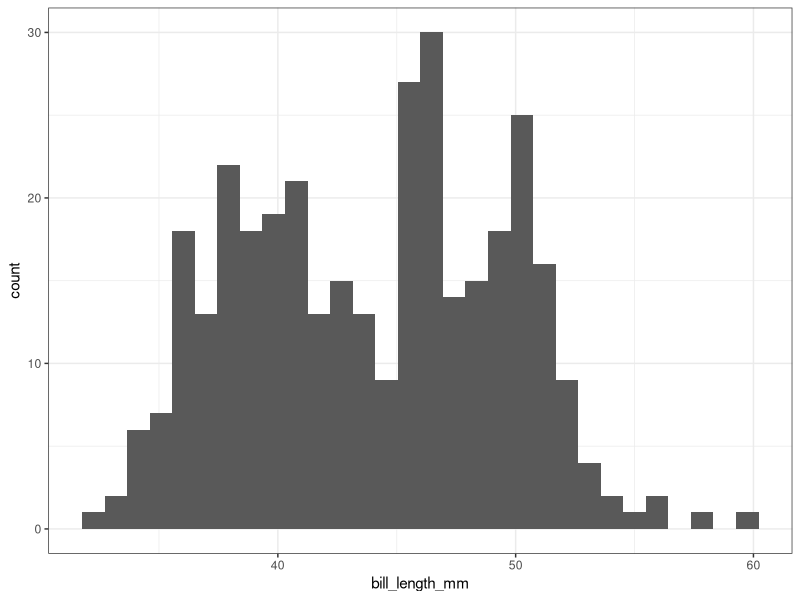
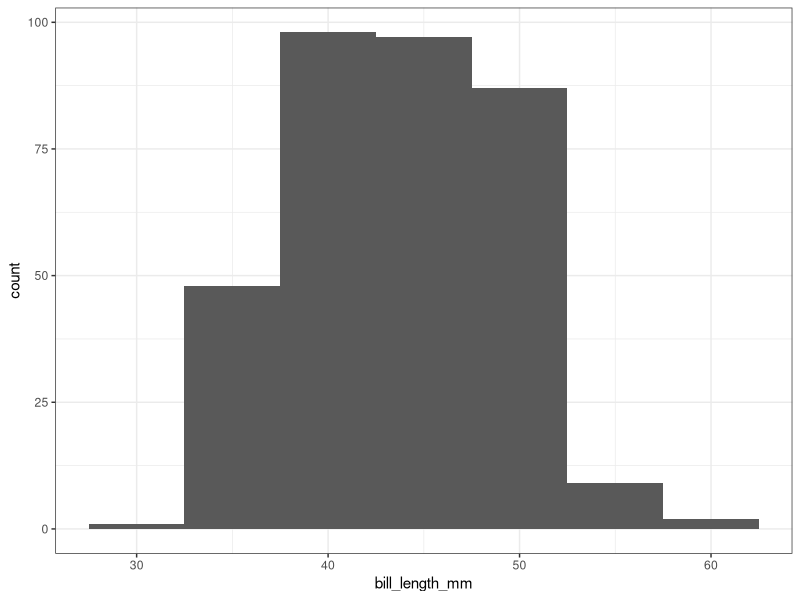
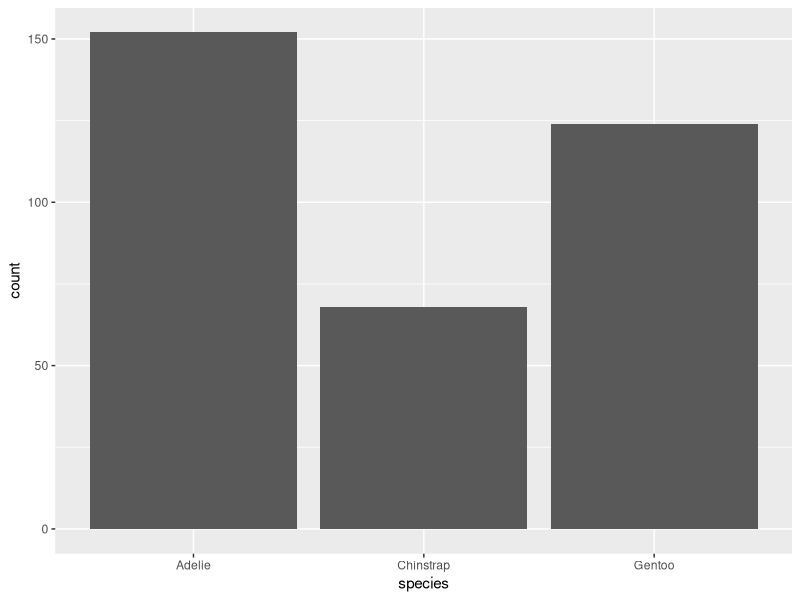
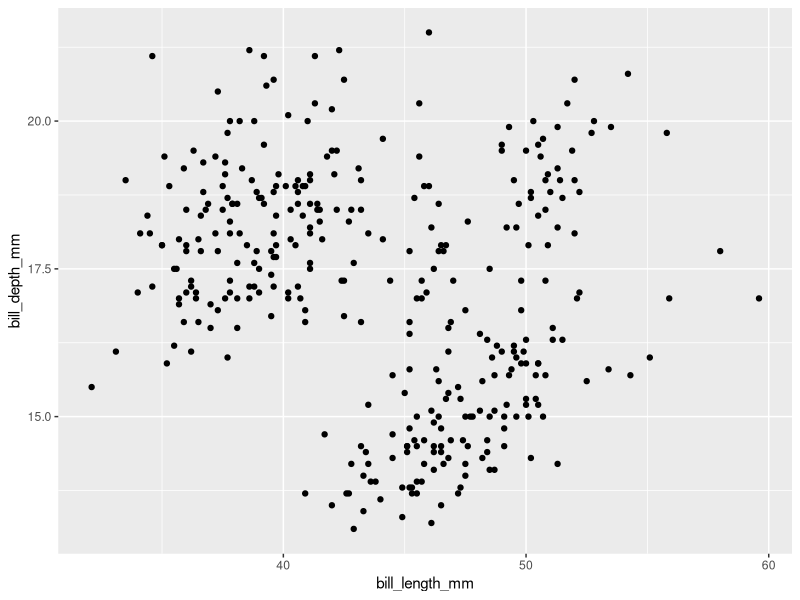
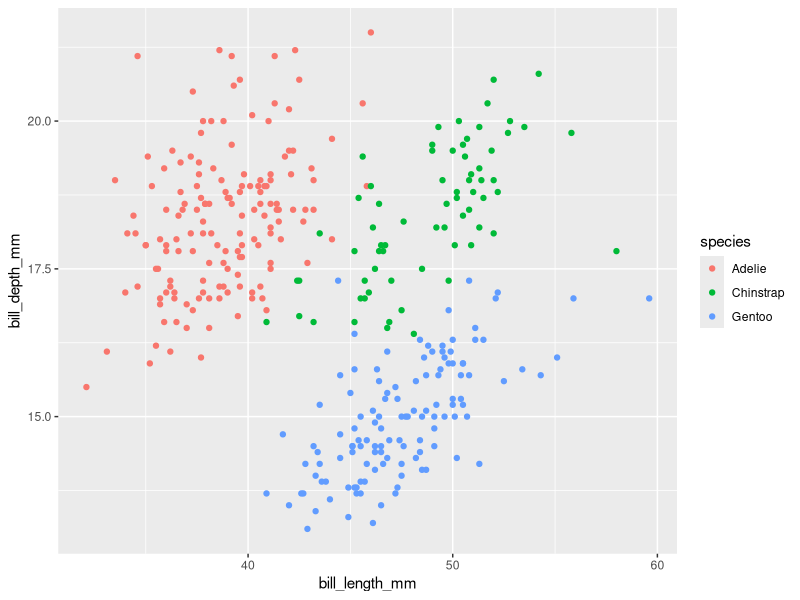
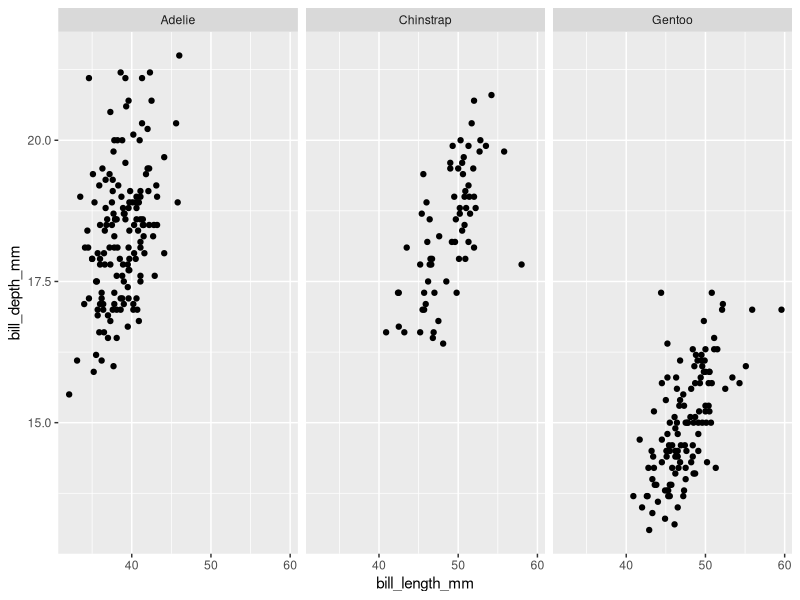
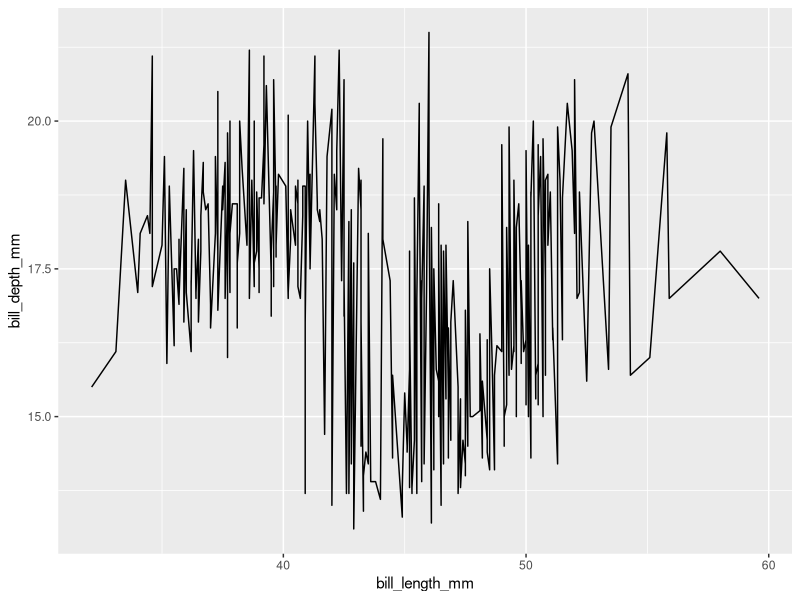
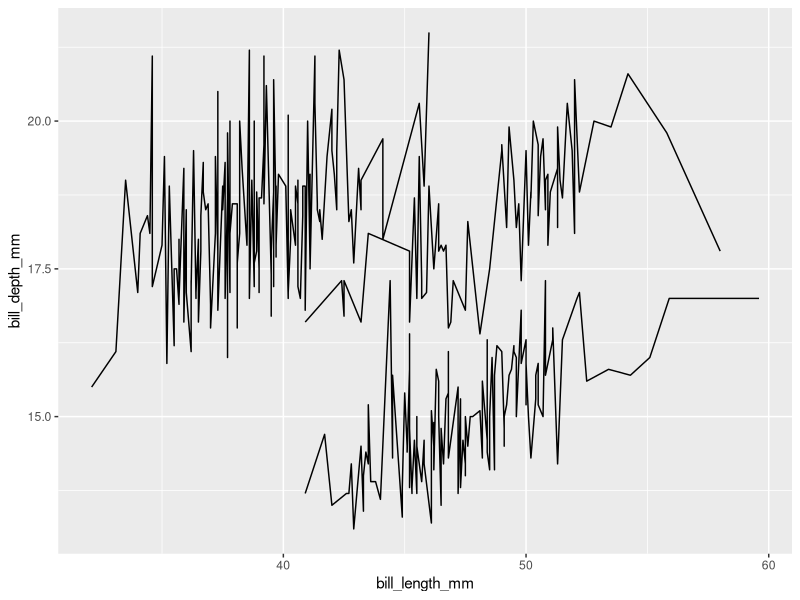

Recreate these plots in R, in order.
## ---- chunk 1
library(tidyverse)
library(palmerpenguins)
## ---- chunk 2
ggplot(penguins) + aes(x = bill_length_mm) + geom_histogram() + theme_bw()
## ---- chunk 3
ggplot(penguins) + aes(x = bill_length_mm) + geom_histogram(binwidth = 5) + theme_bw()
## ---- chunk 4
ggplot(penguins) + aes(x = species) + geom_bar()
## ---- chunk 5
ggplot(penguins) + aes(x = bill_length_mm, y = bill_depth_mm) + geom_point()
## ---- chunk 6
ggplot(penguins) + aes(x = bill_length_mm, y = bill_depth_mm, color = species) + geom_point()
## ---- chunk 7
ggplot(penguins) + aes(x = bill_length_mm, y = bill_depth_mm) + geom_point() + facet_wrap(~species)
## ---- chunk 8
ggplot(penguins) + aes(x = bill_length_mm, y = bill_depth_mm) + geom_line()
## ---- chunk 9
ggplot(penguins) + aes(x = bill_length_mm, y = bill_depth_mm, group = species) + geom_line()
## ---- chunk 10
ggplot(penguins) + aes(x = species, y = bill_depth_mm) + geom_boxplot()
## ---- chunk 11
ggplot(penguins) + aes(x = species, y = bill_depth_mm, color = island) + geom_boxplot()
## ---- chunk 12
ggplot(data = penguins) + geom_point(mapping = aes(x = bill_length_mm, y = bill_depth_mm, color = species)) + labs(x = "Bill Length", y = "Bill Depth", title = "Comparison of penguin bill length and bill depth across species") + scale_x_continuous(limits = c(30, 60))
